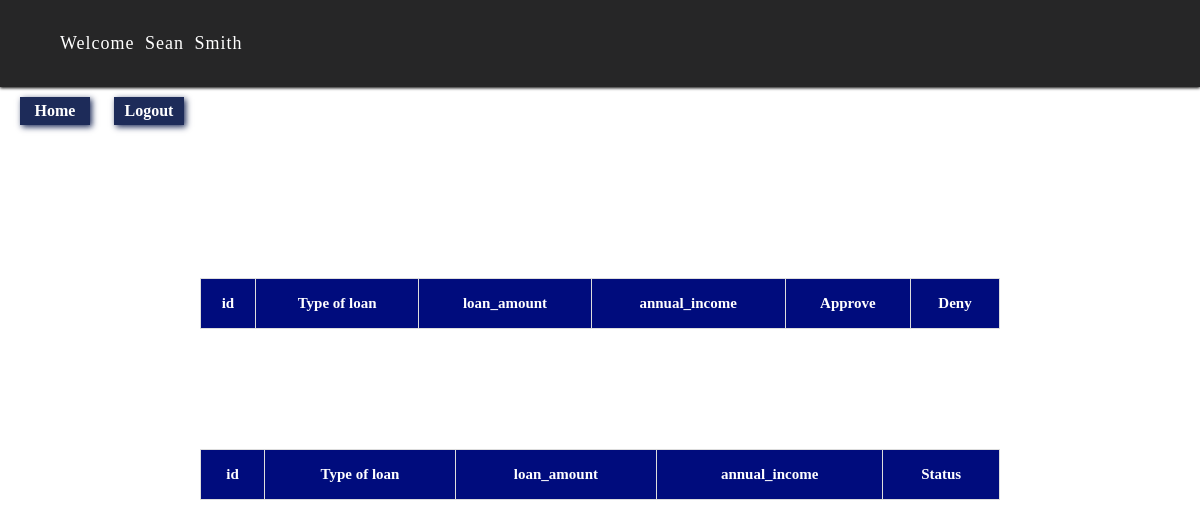
Before: /Code/loan_requests.php (signed in) with the older database file.
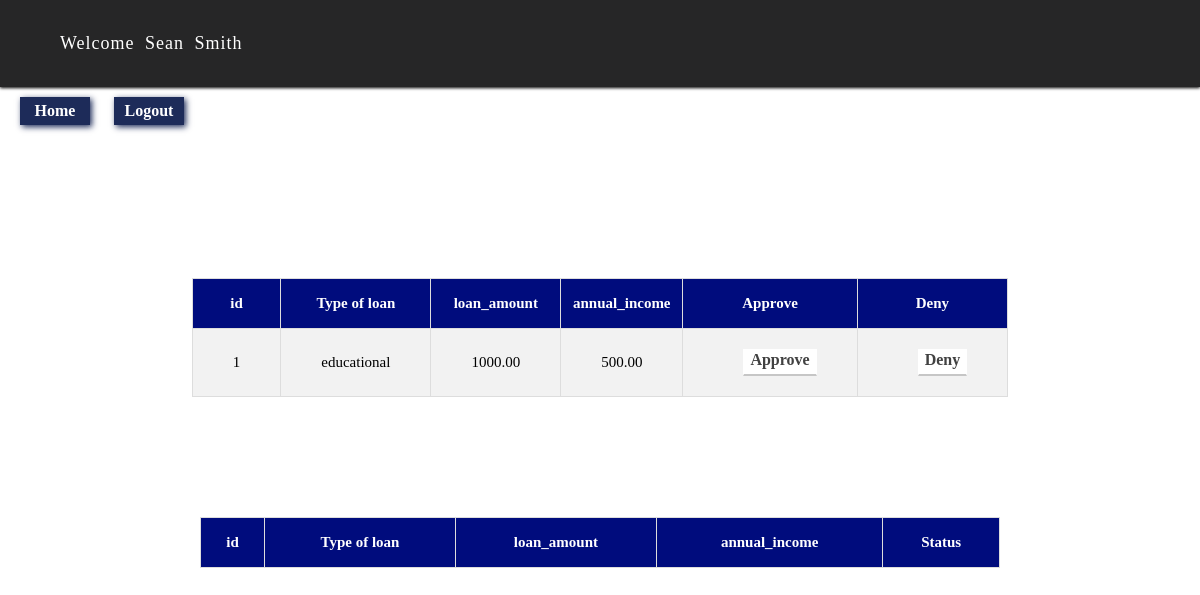
After: the same page with the newer database file.
### tables this page shows
CREATE TABLE loan_requests (
  `id` INT NOT NULL AUTO_INCREMENT,
  `type_of_loan` ENUM('educational', 'home', 'vehicle', 'business', 'personal') NOT NULL,
  `loan_amount` DECIMAL(10, 2) NOT NULL,
  `annual_income` DECIMAL(10, 2) NOT NULL,
  `Customer_id` int(100) NOT NULL,
  `status` ENUM('approved','pending','declined') default 'pending',
  PRIMARY KEY (`id`)
);

### Code/loan_requests.php (the view, shortened to what this page needs)
<html>
<head><title>New Issues</title>
</head>
<link rel="stylesheet" type="text/css" href="css/style.css"/>
<body>
<?php
	include 'Emp_profile_header.php' ;
	include 'database_conn.php';
?>
<div class="new_loan_requests">
<table border="1px" cellpadding="10">
			   <th>id</th>
			   <th>Type of loan</th>
			   <th>loan_amount</th>
			   <th>annual_income</th>
			   <th>Approve</th>
               <th>Deny</th>
<?php
	$sql = "SELECT * from loan_requests where status='pending'";
	$result = $conn->query($sql);
	if ($result->num_rows > 0) {
		while($row = $result->fetch_assoc()) {
		echo '
			<tr>
                <form>
                    <td>'.$row['Customer_id'].'</td>
                    <td>'.$row['type_of_loan'].'</td>
                    <td>'.$row['loan_amount'].'</td>
                    <td>'.$row['annual_income'].'</td>
                    <td><input type="submit" name="approve" value="Approve"/></td>
                    <td><input type="submit" name="deny" value="Deny"/></td>
                </form>
			</tr>';
	}
}
?>
</table>
</div>
<div class="new_loan_requests">
<table border="1px" cellpadding="10">
			   <th>id</th>
			   <th>Type of loan</th>
			   <th>loan_amount</th>
			   <th>annual_income</th>
			   <th>Status</th>
</table>
</div>
</body>
</html>

Changed rows visible on the page:
added loan_requests: Customer "1", type_of_loan "educational", loan_amount "1000.00", annual_income "500.00"
